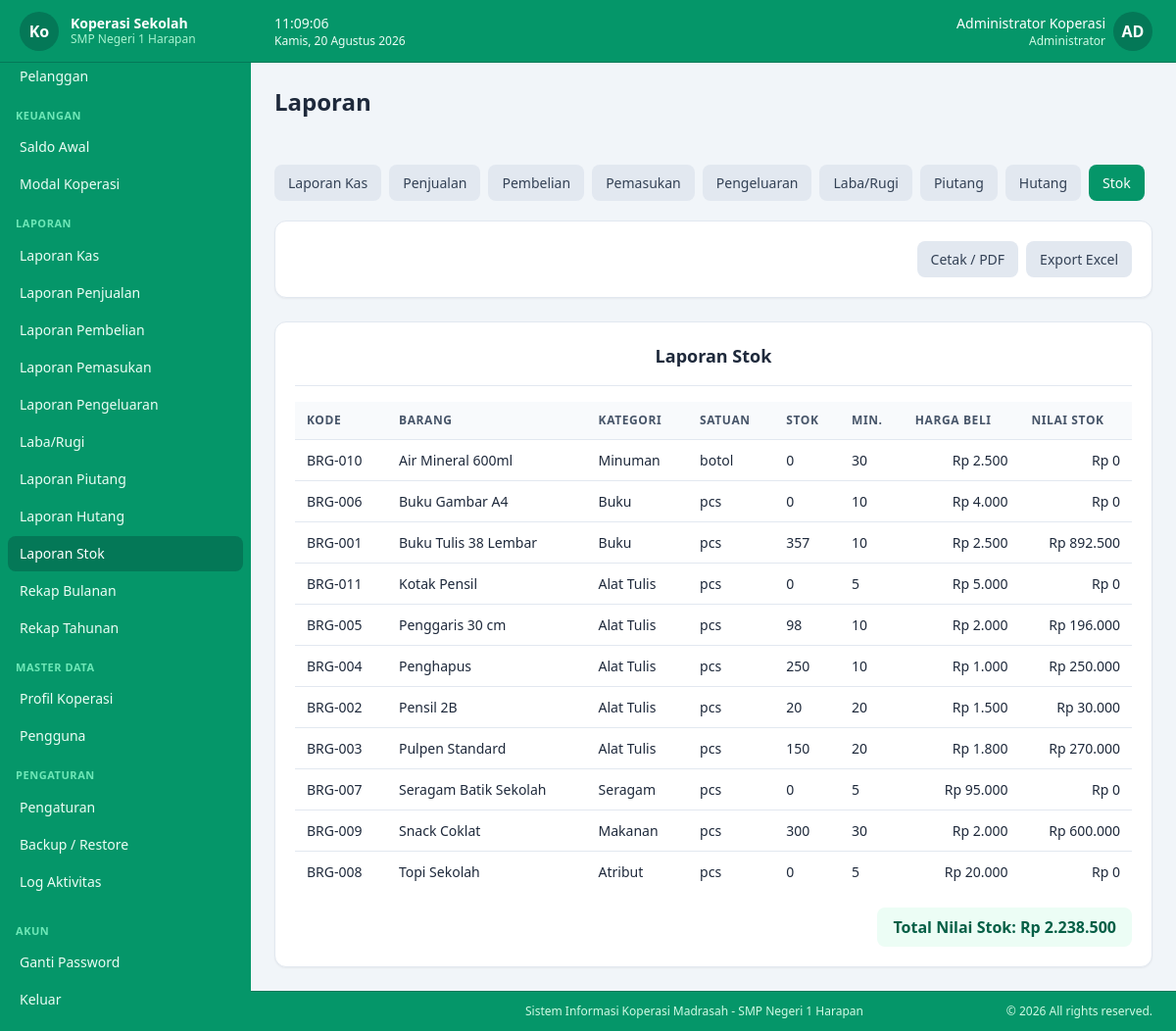
Screenshot of /laporan/stok (signed in) with the database file from the repository.
### tables this page shows
CREATE TABLE koperasi_profile (
  id             TINYINT UNSIGNED NOT NULL DEFAULT 1,
  nama_koperasi  VARCHAR(100)     NOT NULL DEFAULT '',
  nama_sekolah   VARCHAR(150)     NOT NULL DEFAULT '',
  alamat         TEXT             NULL,
  telepon        VARCHAR(30)      NULL,
  email          VARCHAR(100)     NULL,
  logo           VARCHAR(255)     NULL,
  nama_ketua     VARCHAR(100)     NULL,
  nama_bendahara VARCHAR(100)     NULL,
  created_at     TIMESTAMP        NOT NULL DEFAULT CURRENT_TIMESTAMP,
  updated_at     TIMESTAMP        NOT NULL DEFAULT CURRENT_TIMESTAMP ON UPDATE CURRENT_TIMESTAMP,
  PRIMARY KEY (id)
);

CREATE TABLE users (
  id                   BIGINT UNSIGNED NOT NULL AUTO_INCREMENT,
  role_id              TINYINT UNSIGNED NOT NULL,
  username             VARCHAR(50)      NOT NULL UNIQUE,
  name                 VARCHAR(100)     NOT NULL,
  password_hash        VARCHAR(255)     NOT NULL,
  must_change_password TINYINT(1)       NOT NULL DEFAULT 0,
  is_active            TINYINT(1)       NOT NULL DEFAULT 1,
  created_at           TIMESTAMP        NOT NULL DEFAULT CURRENT_TIMESTAMP,
  updated_at           TIMESTAMP        NOT NULL DEFAULT CURRENT_TIMESTAMP ON UPDATE CURRENT_TIMESTAMP,
  PRIMARY KEY (id),
  CONSTRAINT fk_users_role FOREIGN KEY (role_id) REFERENCES roles(id) ON UPDATE CASCADE
);

CREATE TABLE roles (
  id            TINYINT UNSIGNED NOT NULL AUTO_INCREMENT,
  name          VARCHAR(50)      NOT NULL UNIQUE,
  description   VARCHAR(255)     NULL,
  created_at    TIMESTAMP        NOT NULL DEFAULT CURRENT_TIMESTAMP,
  updated_at    TIMESTAMP        NOT NULL DEFAULT CURRENT_TIMESTAMP ON UPDATE CURRENT_TIMESTAMP,
  PRIMARY KEY (id)
);

CREATE TABLE products (
  id            BIGINT UNSIGNED  NOT NULL AUTO_INCREMENT,
  kode          VARCHAR(30)      NOT NULL UNIQUE,
  barcode       VARCHAR(50)      NULL,
  name          VARCHAR(150)     NOT NULL,
  category_id   BIGINT UNSIGNED  NULL,
  satuan        VARCHAR(20)      NOT NULL DEFAULT 'pcs',
  harga_beli    DECIMAL(15,2)    NOT NULL DEFAULT 0,
  harga_jual    DECIMAL(15,2)    NOT NULL DEFAULT 0,
  stock         DECIMAL(12,2)    NOT NULL DEFAULT 0,
  stock_minimum DECIMAL(12,2)    NOT NULL DEFAULT 0,
  supplier_id   BIGINT UNSIGNED  NULL,
  is_active     TINYINT(1)       NOT NULL DEFAULT 1,
  created_at    TIMESTAMP        NOT NULL DEFAULT CURRENT_TIMESTAMP,
  updated_at    TIMESTAMP        NOT NULL DEFAULT CURRENT_TIMESTAMP ON UPDATE CURRENT_TIMESTAMP,
  PRIMARY KEY (id),
  KEY idx_products_name (name),
  KEY idx_products_category (category_id),
  KEY idx_products_supplier (supplier_id),
  CONSTRAINT fk_products_category FOREIGN KEY (category_id) REFERENCES categories(id) ON DELETE SET NULL ON UPDATE CASCADE,
  CONSTRAINT fk_products_supplier FOREIGN KEY (supplier_id) REFERENCES suppliers(id) ON DELETE SET NULL ON UPDATE CASCADE
);

CREATE TABLE categories (
  id         BIGINT UNSIGNED NOT NULL AUTO_INCREMENT,
  name       VARCHAR(100)    NOT NULL,
  type       ENUM('barang','pemasukan','pengeluaran') NOT NULL,
  created_at TIMESTAMP       NOT NULL DEFAULT CURRENT_TIMESTAMP,
  updated_at TIMESTAMP       NOT NULL DEFAULT CURRENT_TIMESTAMP ON UPDATE CURRENT_TIMESTAMP,
  PRIMARY KEY (id),
  UNIQUE KEY uq_category (type, name),
  KEY idx_categories_type (type)
);

### app/views/laporan/index.php (the view, shortened to what the rows shown need)
<div class="print-area bg-white rounded-xl shadow-sm border border-slate-200 p-5">
    <div class="text-center mb-4 border-b border-slate-200 pb-4">
        <h2 class="text-lg font-bold text-slate-800"><?= e($title) ?></h2>
    </div>
    <div class="table-wrap">
        <table>
            <thead><tr><?php foreach ($columns as $label): ?><th><?= e($label) ?></th><?php endforeach; ?></tr></thead>
            <tbody>
            <?php if (empty($rows)): ?>
                <tr><td colspan="<?= count($columns) ?>" class="text-center text-slate-400 py-8">Tidak ada data pada periode ini.</td></tr>
            <?php else: foreach ($rows as $row): ?>
                <tr>
                    <?php foreach (array_keys($columns) as $key): ?>
                        <?php
                        $val = $row[$key] ?? '';
                        if (in_array($key, $moneyCols, true)) {
                            $val = '<span class="' . ($tab === 'labarugi' && ($row['tag'] ?? '') === 'biaya' ? 'text-red-600' : '') . '">' . rupiah((float)$val) . '</span>';
                        } elseif ($key === 'jenis' && isset($jenisLabel)) {
                            $val = e($jenisLabel[$val] ?? $val);
                        } else {
                            $val = e($val);
                        }
                        ?>
                        <td class="<?= in_array($key, $moneyCols, true) ? 'text-right whitespace-nowrap' : 'whitespace-nowrap' ?> <?= ($tab === 'labarugi' && ($row['tag'] ?? '') === 'bersih') ? 'font-bold border-t-2 border-slate-300' : (($tab === 'labarugi' && ($row['tag'] ?? '') === 'kotor') ? 'font-semibold' : '') ?>"><?= $val ?></td>
                    <?php endforeach; ?>
                </tr>
            <?php endforeach; endif; ?>
            </tbody>
        </table>
    </div>
</div>

### app/views/layouts/app.php (shortened to what the rows shown need)
<?php
$user = current_user();
$profile = koperasi_profile();
?>
<!DOCTYPE html>
<html lang="id">
<head>
<script src="<?= asset('assets/js/tailwind.min.js') ?>"></script>
<link rel="stylesheet" href="<?= asset('assets/vendor/sweetalert2/sweetalert2.min.css') ?>">
<link rel="stylesheet" href="<?= asset('assets/css/app.css') ?>">
</head>
<body class="bg-slate-100 text-slate-800 flex flex-col min-h-screen">
<div id="sidebar" class="fixed inset-y-0 left-0 z-40 w-64 bg-emerald-600 text-emerald-50 transform -translate-x-full lg:translate-x-0 transition-transform duration-200 flex flex-col">
    <div class="flex items-center gap-3 px-5 h-16 border-b border-emerald-700 shrink-0 sticky top-0 bg-emerald-600 z-10">
        <?php if (!empty($profile['logo']) && file_exists(UPLOAD_DIR . '/' . $profile['logo'])): ?>
            <img src="<?= asset('uploads/' . e($profile['logo'])) ?>" class="h-10 w-10 shrink-0 object-contain drop-shadow-[0_0_4px_rgba(255,255,255,0.8)]" alt="logo">
        <?php else: ?>
            <div class="h-10 w-10 shrink-0 rounded-full bg-emerald-700 flex items-center justify-center font-bold text-white"><?= e(mb_substr($profile['nama_koperasi'] ?? 'KS', 0, 2)) ?></div>
        <?php endif; ?>
        <div class="min-w-0">
            <div class="font-semibold text-sm leading-tight text-white truncate"><?= e($profile['nama_koperasi'] ?? APP_NAME) ?></div>
            <div class="text-xs text-emerald-200 truncate"><?= e($profile['nama_sekolah'] ?? '') ?></div>
        </div>
    </div>
</div>
<div class="lg:pl-64 flex flex-col flex-1 min-h-0">
    <header class="sticky top-0 z-20 bg-emerald-600 border-b border-emerald-700 px-4 sm:px-6 h-16 flex items-center justify-between shrink-0">
        <div class="flex items-center gap-4">
            <div class="relative" id="userMenu">
                <button type="button" id="userMenuBtn" class="flex items-center gap-2 rounded-full hover:opacity-80 transition">
                    <div class="text-right hidden sm:block">
                        <div class="text-sm font-medium text-white"><?= e($user['name']) ?></div>
                        <div class="text-xs text-emerald-100"><?= e($user['role_name']) ?></div>
                    </div>
                    <div class="h-10 w-10 rounded-full bg-emerald-700 text-white flex items-center justify-center font-bold">
                        <?= e(strtoupper(mb_substr($user['name'], 0, 2))) ?>
                    </div>
                </button>
            </div>
        </div>
    </header>
    <div class="px-4 sm:px-6 py-4 sm:py-6">
        <h1 class="text-xl sm:text-2xl font-bold text-slate-800"><?= e($pageTitle ?? 'Dashboard') ?></h1>
    </div>
    <main class="flex-1 p-4 sm:p-6 pb-12">
        <?= $content ?>
    </main>
    <footer class="bg-emerald-600 border-t border-emerald-700 lg:pl-64">
        <div class="max-w-full mx-auto px-4 sm:px-6 py-3">
            <div class="flex flex-col sm:flex-row justify-between items-center gap-2 text-xs text-emerald-100">
                <span>Sistem Informasi Koperasi Madrasah - <?= e($profile['nama_sekolah'] ?? 'Nama Sekolah') ?></span>
                <span>&copy; <?= date('Y') ?> All rights reserved.</span>
            </div>
        </div>
    </footer>
</div>
</body>
</html>

### rows the page displays
koperasi_profile: nama_koperasi "Ko", nama_koperasi "Koperasi Sekolah", nama_sekolah "SMP Negeri 1 Harapan"
users: name "Administrator Koperasi", role.name "Administrator", name "AD"
products: kode "BRG-010", name "Air Mineral 600ml", category.name "Minuman", satuan "botol", stock "0", stock_minimum "30", harga_beli "Rp 2.500", val "Rp 0"
products: kode "BRG-006", name "Buku Gambar A4", category.name "Buku", satuan "pcs", stock "0", stock_minimum "10", harga_beli "Rp 4.000", val "Rp 0"
products: kode "BRG-001", name "Buku Tulis 38 Lembar", category.name "Buku", satuan "pcs", stock "357", stock_minimum "10", harga_beli "Rp 2.500", val "Rp 892.500"
products: kode "BRG-011", name "Kotak Pensil", category.name "Alat Tulis", satuan "pcs", stock "0", stock_minimum "5", harga_beli "Rp 5.000", val "Rp 0"
products: kode "BRG-005", name "Penggaris 30 cm", category.name "Alat Tulis", satuan "pcs", stock "98", stock_minimum "10", harga_beli "Rp 2.000", val "Rp 196.000"
products: kode "BRG-004", name "Penghapus", category.name "Alat Tulis", satuan "pcs", stock "250", stock_minimum "10", harga_beli "Rp 1.000", val "Rp 250.000"
products: kode "BRG-002", name "Pensil 2B", category.name "Alat Tulis", satuan "pcs", stock "20", stock_minimum "20", harga_beli "Rp 1.500", val "Rp 30.000"
products: kode "BRG-003", name "Pulpen Standard", category.name "Alat Tulis", satuan "pcs", stock "150", stock_minimum "20", harga_beli "Rp 1.800", val "Rp 270.000"
products: kode "BRG-007", name "Seragam Batik Sekolah", category.name "Seragam", satuan "pcs", stock "0", stock_minimum "5", harga_beli "Rp 95.000", val "Rp 0"
products: kode "BRG-009", name "Snack Coklat", category.name "Makanan", satuan "pcs", stock "300", stock_minimum "30", harga_beli "Rp 2.000", val "Rp 600.000"
products: kode "BRG-008", name "Topi Sekolah", category.name "Atribut", satuan "pcs", stock "0", stock_minimum "5", harga_beli "Rp 20.000", val "Rp 0"

### other values shown
$label "Pelanggan"
$group "KEUANGAN"
$label "Saldo Awal"
$label "Modal Koperasi"
$group "LAPORAN"
$label "Laporan Kas"
$label "Laporan Penjualan"
$label "Laporan Pembelian"
$label "Laporan Pemasukan"
$label "Laporan Pengeluaran"
$label "Laba/Rugi"
$label "Laporan Piutang"
$label "Laporan Hutang"
$label "Laporan Stok"
$label "Rekap Bulanan"
